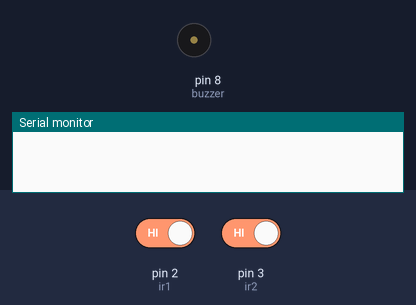
The sketch below on a simulated Arduino Uno, built with avr-gcc and run on an emulated ATmega328P. Shown: buzzer (waves = sounding, pin HIGH), the last lines printed to the serial monitor. Inputs (shaded band) come from the test bench; at power-on: pin 2 (ir1) HIGH, pin 3 (ir2) HIGH.

Above: at 1.2 s.
1.3 s: pin 2 (ir1) driven LOW and pin 3 (ir2) driven LOW
At 1.7 s:
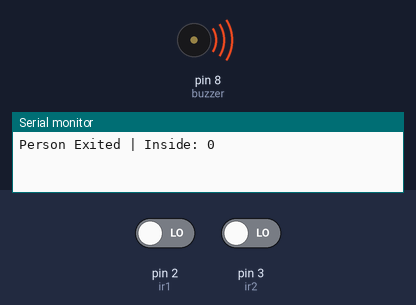
Timing chart, 0 to 4.3 s (numbered marks = the images above; inputs shaded):
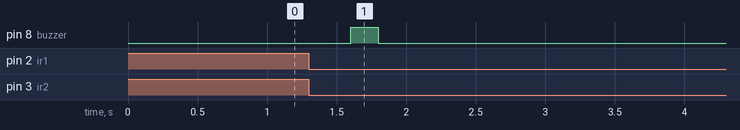

The sketch:

code_of_visitor_countor.ino
```cpp
int ir1 = 2;
int ir2 = 3;

int buzzer = 8;

int insideCount = 0;

void setup() {

  pinMode(ir1, INPUT);
  pinMode(ir2, INPUT);

  pinMode(buzzer, OUTPUT);

  Serial.begin(9600);
}

void loop() {

  // ENTRY
  if(digitalRead(ir1) == LOW) {

    delay(300);

    if(digitalRead(ir2) == LOW) {

      insideCount++;

      Serial.print("Person Entered | Inside: ");
      Serial.println(insideCount);

      beep();

      while(digitalRead(ir2) == LOW);
    }
  }

  // EXIT
  if(digitalRead(ir2) == LOW) {

    delay(300);

    if(digitalRead(ir1) == LOW) {

      if(insideCount > 0) {
        insideCount--;
      }

      Serial.print("Person Exited | Inside: ");
      Serial.println(insideCount);

      beep();

      while(digitalRead(ir1) == LOW);
    }
  }
}

void beep() {

  digitalWrite(buzzer, HIGH);
  delay(200);

  digitalWrite(buzzer, LOW);
}
```

Measured:
- after the input at 1.3 s, pin 8 (buzzer): LOW → HIGH after 0.30 s, → LOW 0.20 s later
